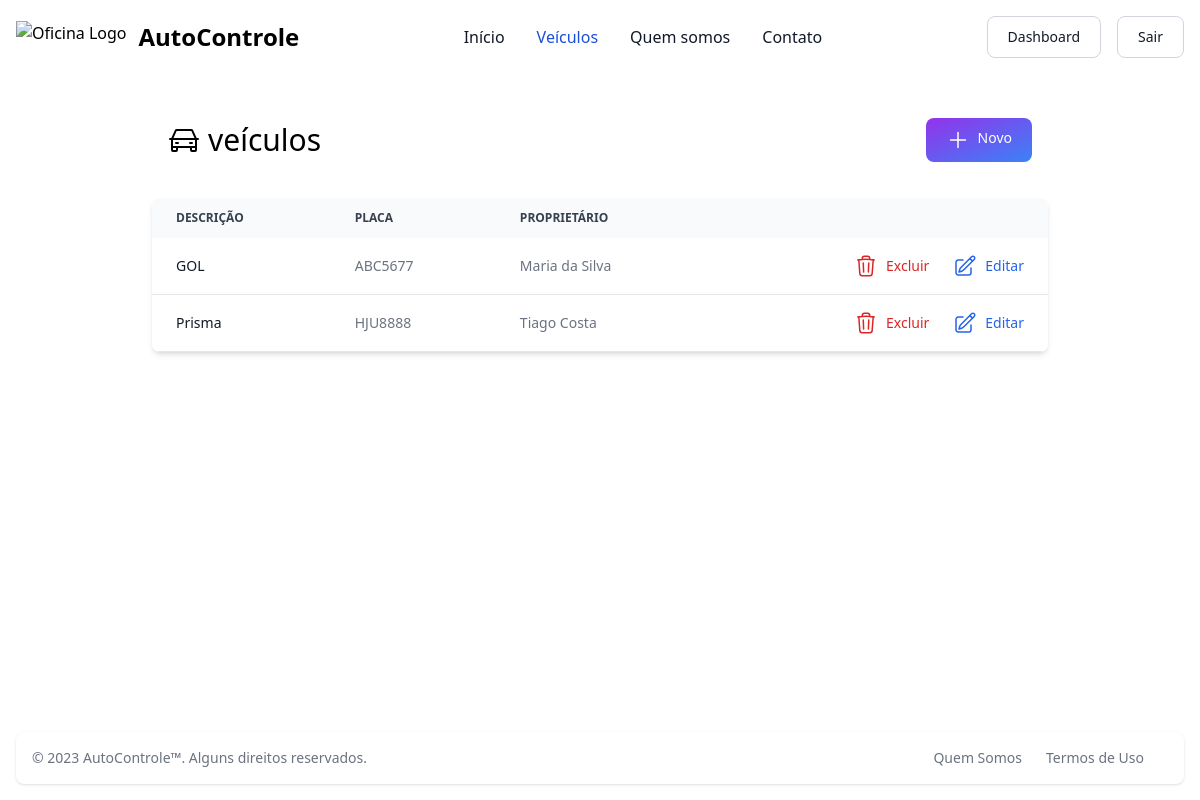
/veiculos/ (signed in), run on an earlier commit of the app's database.
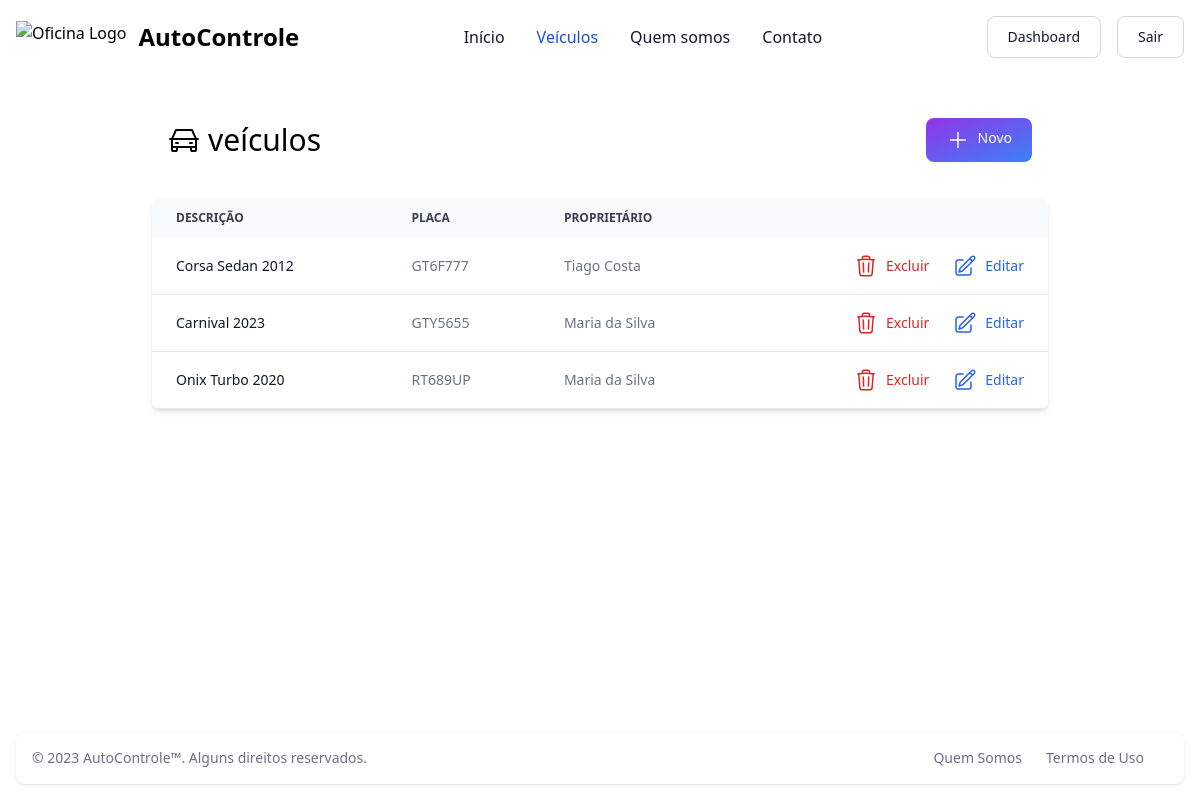
And on a later commit of the database.
### core/models.py (models this page shows, shortened)
class Veiculo(models.Model):
    placa = models.CharField(max_length=7)
    descricao = models.CharField(max_length=255)
    cliente = models.ForeignKey(Cliente, on_delete=models.CASCADE, related_name='veiculos')
    equipes = models.ManyToManyField(Equipe, through='VeiculoEquipe')
    class Meta:
        verbose_name = 'Veículo'
        verbose_name_plural = 'Veículos'

class Cliente(models.Model):
    pessoa = models.OneToOneField(Pessoa, on_delete=models.CASCADE)
    class Meta:
        verbose_name = 'Cliente'
        verbose_name_plural = 'Clientes'

class Pessoa(models.Model):
    nome = models.CharField(max_length=255)
    endereco = models.CharField(max_length=255)
    class Meta:
        verbose_name = 'Pessoa'
        verbose_name_plural = 'Pessoas'

### veiculo/views.py (the view)
# urls.py: path('', views.VeiculoListView.as_view(), name='listar'),
class VeiculoListView(LoginRequiredMixin, ListView):
    model = Veiculo
    template_name = 'veiculo/veiculo_list.html'
    paginate_by = 5
    def get_queryset(self):
        queryset = super(VeiculoListView, self).get_queryset()
        return queryset.order_by('placa')

### veiculo/templates/veiculo/veiculo_list.html (shortened to what this page needs)
{% extends 'core/base.html' %}
{% block content %}
<div class="container max-w-4xl py-8 mx-auto">
    <div class="flex justify-between items-center mb-6 px-4">
        <h1 class="flex space-x-2 items-center text-3xl my-4">
            <span>
                veículos
            </span>
        </h1>
        <a href="{% url 'veiculos:criar' %}" title="Cadastrar um novo veículo"
           class="flex space-x-2 text-white bg-gradient-to-br from-purple-600 to-blue-500 hover:bg-gradient-to-bl focus:ring-4 focus:outline-none focus:ring-blue-300 font-medium rounded-lg text-sm px-5 py-2.5">
            <svg xmlns="http://www.w3.org/2000/svg" fill="none" viewBox="0 0 24 24" stroke-width="1.5"
                 stroke="currentColor" class="w-6 h-6">
                <path stroke-linecap="round" stroke-linejoin="round" d="M12 4.5v15m7.5-7.5h-15"/>
            </svg>
            <span>Novo</span>
        </a>
    </div>
    <div class="relative overflow-x-auto shadow-md sm:rounded-lg">
        <table class="w-full text-sm text-left text-gray-500">
            <thead class="text-xs text-gray-700 uppercase bg-gray-50">
            <tr>
                <th scope="col" class="px-6 py-3">
                    Descrição
                </th>
                <th scope="col" class="px-6 py-3">
                    Placa
                </th>
                <th scope="col" class="px-6 py-3">
                    Proprietário
                </th>
                <th scope="col" class="px-6 py-3">
                </th>
            </tr>
            </thead>
            <tbody>
            {% for veiculo in object_list %}
            <tr class="bg-white border-b">
                <th scope="row" class="px-6 py-4 font-medium text-gray-900 whitespace-nowrap">
                    {{ veiculo.descricao}}
                </th>
                <td class="px-6 py-4">
                    {{ veiculo.placa }}
                </td>
                <td class="px-6 py-4">
                    {{ veiculo.cliente.pessoa.nome }}
                </td>
                <td class="px-6 py-4 flex space-x-6 justify-end">
                    <a href="#" data-url="{% url 'veiculos:excluir' veiculo.id %}" data-modal-target="popup-modal" data-modal-toggle="popup-modal"
                       class="flex space-x-2 items-center font-medium text-red-600 hover:underline deleteButton">
                        <span>
                            Excluir
                        </span>
                    </a>
                    <a href="{% url 'veiculos:atualizar' veiculo.id %}"
                       class="flex space-x-2 items-center font-medium text-blue-600 hover:underline">
                        <span>
                            Editar
                        </span>
                    </a>
                </td>
            </tr>
            {% empty %}
            <tr class="bg-white border-b">
                <td colspan="4" class="px-6 py-4 text-center text-lg">
                    Nenhum registro encontrado
                </td>
            </tr>
            {% endfor %}
            </tbody>
        </table>
    </div>
</div>
{% endblock %}

### core/templates/core/base.html (shortened to what this page needs)
{% load static %}
<!doctype html>
<html lang="pt-BR">
<head>
    <link rel="stylesheet" href="{% static 'main.min.css' %}">
</head>
<body>
<div class="flex flex-col min-h-screen">
    {% include "core/includes/navbar.html" %}
    <main class="flex-grow">
        {% block content %}{% endblock %}
    </main>
    {% include "core/includes/footer.html" %}
</div>
</body>
</html>

### core/templates/core/includes/navbar.html (shortened to what this page needs)
<nav class="bg-white border-gray-200">
    <div class="max-w-screen-xl flex flex-wrap items-center justify-between mx-auto p-4">
        <a href="/" class="flex items-center">
            <img src="https://flowbite.com/docs/images/logo.svg" class="h-8 mr-3" alt="Oficina Logo"/>
            <span class="self-center text-2xl font-semibold whitespace-nowrap">AutoControle</span>
        </a>
        <div class="flex md:order-2 space-x-4">
            {% if request.user.is_authenticated %}
            <a href="/admin"
               class="hidden md:block text-gray-900 bg-white border border-gray-300 focus:outline-none hover:bg-gray-100 focus:ring-4 focus:ring-gray-200 font-medium rounded-lg text-sm px-5 py-2.5">
                Dashboard
            </a>
            <a href="{% url 'logout' %}"
               class="hidden md:block text-gray-900 bg-white border border-gray-300 focus:outline-none hover:bg-gray-100 focus:ring-4 focus:ring-gray-200 font-medium rounded-lg text-sm px-5 py-2.5">
                Sair
            </a>
            {% else %}
            <a href="{% url 'login' %}"
               class="hidden md:block text-white bg-blue-700 hover:bg-blue-800 focus:ring-4 focus:ring-blue-300 font-medium rounded-lg text-sm px-5 py-2.5 focus:outline-none">
                Acessar Conta
            </a>
            {% endif %}
        </div>
        <div class="items-center justify-between hidden w-full md:flex md:w-auto md:order-1" id="navbar-cta">
            <ul class="flex flex-col font-medium p-4 md:p-0 mt-4 border border-gray-100 rounded-lg bg-gray-50 md:flex-row md:space-x-8 md:mt-0 md:border-0 md:bg-white">
                <li>
                    {% url 'index' as url %}
                    <a href="{{ url }}"
                       class="block py-2 pl-3 pr-4 text-gray-900 rounded md:bg-transparent {%if request.path == url %}md:text-blue-700{% else %}md:text-gray-900{% endif %} md:p-0"
                       aria-current="page">Início</a>
                </li>
                <li>
                    {% url 'veiculos:listar' as url %}
                    <a href="{{ url }}"
                       class="block py-2 pl-3 pr-4 text-gray-900 {%if request.path == url %}md:text-blue-700{% endif %} rounded hover:bg-gray-100 md:hover:bg-transparent md:hover:text-blue-700 md:p-0">
                        Veículos
                    </a>
                </li>
                <li>
                    {% url 'quem_somos' as url %}
                    <a href="{{ url }}"
                       class="block py-2 pl-3 pr-4 text-gray-900 {%if request.path == url %}md:text-blue-700{% endif %} rounded hover:bg-gray-100 md:hover:bg-transparent md:hover:text-blue-700 md:p-0">Quem
                        somos </a>
                </li>
                <li>
                    {% url 'contato' as url %}
                    <a href="{{ url }}"
                       class="block py-2 pl-3 pr-4 text-gray-900 {%if request.path == url %}md:text-blue-700{% endif %} rounded hover:bg-gray-100 md:hover:bg-transparent md:hover:text-blue-700 md:p-0">Contato</a>
                </li>
            </ul>
        </div>
    </div>
</nav>

### core/templates/core/includes/footer.html (shortened to what this page needs)
<footer class="bg-white rounded-lg shadow m-4 text-center">
    <div class="w-full mx-auto max-w-screen-xl p-4 md:flex md:items-center md:justify-between">
      <span class="text-sm text-gray-500 sm:text-center">© 2023 <a href="https://flowbite.com/" class="hover:underline">AutoControle™</a>. Alguns direitos reservados.
    </span>
        <ul class="flex flex-wrap items-center justify-center mt-3 text-sm font-medium text-gray-500 sm:mt-0">
            <li>
                <a href="{% url 'quem_somos' %}" class="mr-4 hover:underline md:mr-6 ">Quem Somos</a>
            </li>
            <li>
                <a href="{% url 'termos' %}" class="mr-4 hover:underline md:mr-6">Termos de Uso</a>
            </li>
        </ul>
    </div>
</footer>

What changed in the data, as far as the page shows it:
removed Veiculo: descricao "GOL", placa "ABC5677", cliente.pessoa.nome "Maria da Silva"
removed Veiculo: descricao "Prisma", placa "HJU8888", cliente.pessoa.nome "Tiago Costa"
added Veiculo: descricao "Corsa Sedan 2012", placa "GT6F777", cliente.pessoa.nome "Tiago Costa"
added Veiculo: descricao "Carnival 2023", placa "GTY5655", cliente.pessoa.nome "Maria da Silva"
added Veiculo: descricao "Onix Turbo 2020", placa "RT689UP", cliente.pessoa.nome "Maria da Silva"
